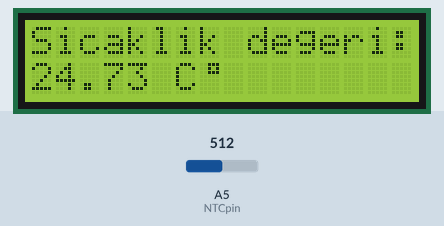
Recording of a sketch running on a simulated Arduino Uno, built with avr-gcc and run on an emulated ATmega328P. Shown: 16×2 character LCD. The inputs (shaded band) are chosen by the test bench; at power-on: A5 (NTCpin) = 512.

Above: at 1.2 s.
1.3 s: A5 (NTCpin) set to 371
At 1.9 s:
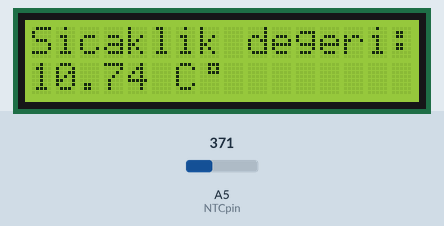
3.0 s: A5 (NTCpin) set to 348
At 4.2 s:
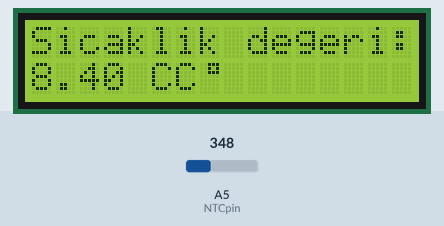
4.5 s: A5 (NTCpin) set to 280
At 5.7 s:
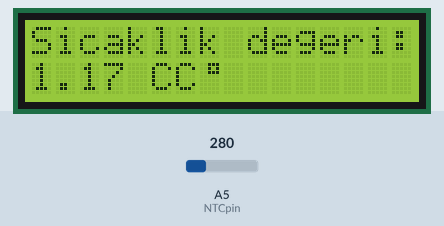
6.0 s: A5 (NTCpin) set to 253
At 7.2 s:
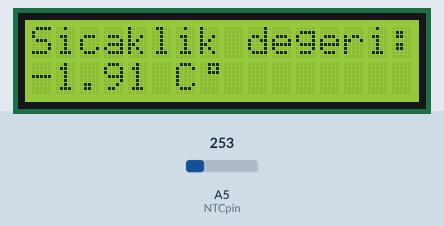
7.5 s: A5 (NTCpin) set to 202
At 8.6 s:
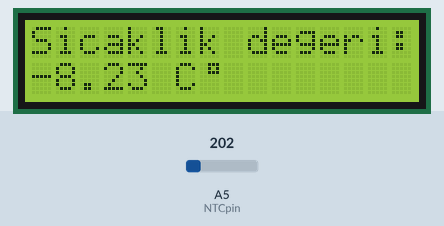
9.0 s: A5 (NTCpin) set to 180
At 9.9 s:
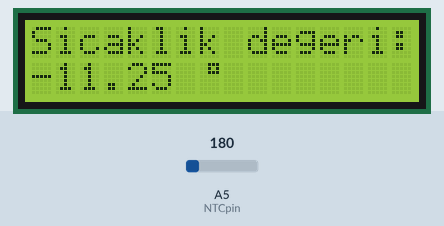
Timing chart, 0 to 11.6 s (numbered marks = the images above; inputs shaded):
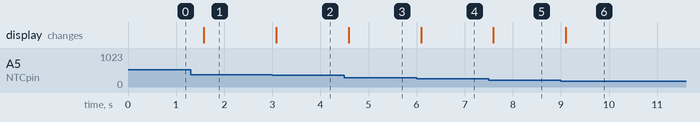

Measured:
- the behaviour switches between 364 and 363 on A5 (NTCpin) (found by bisection; images 1 and 2)
- the behaviour switches between 270 and 269 on A5 (NTCpin) (found by bisection; images 3 and 4)
- the behaviour switches between 189 and 188 on A5 (NTCpin) (found by bisection; images 5 and 6)
- after the input at 1.3 s, the display: changes after 0.27 s (image 1)
- after the input at 3.0 s, the display: changes after 0.08 s (image 2)
- after the input at 4.5 s, the display: changes after 0.09 s (image 3)
- after the input at 6.0 s, the display: changes after 0.09 s (image 4)
- after the input at 7.5 s, the display: changes after 0.10 s (image 5)
- after the input at 9.0 s, the display: changes after 0.10 s (image 6)

The sketch:

5.2.1.3._NTC_ile_olculen_sicakligi_LCD_ekrana_yazdirma.ino
```cpp
#include <LiquidCrystal.h> //LCD kütüphanesini ekler.

const int NTCpin = A5;  //NTC pini tanımlanır.

int deger; //NTC çıkışındaki büyüklüğü ölçmek için deger isminde bir değişken tanımlanır.
float direnc1 = 10000;  //direnc1 isminde değişkene 10000 rakamı atanır. (10K sabit direnç)
float logdirenc2, direnc2, sicaklik, santigrad; // değişkenler tanımlanır.
float sabit1 = 1.009249522e-03, sabit2 = 2.378405444e-04, sabit3 = 2.019202697e-07; //Ölçülen direnci sıcaklığa dönüştürücek olan formülde
//kullanılacak sabitler olan sabit1, sabit2,sabit3 değişken değerleri atanır.

const int rs = 12, en = 11, d4 = 5, d5 = 4, d6 = 3, d7 = 2;
LiquidCrystal lcd(rs, en, d4, d5, d6, d7);    // LCD pinlerinin Arduino UNO kartına bağlanacağı pinler tanımlanır

byte derece[8] = {
  0b00111,
  0b00101,
  0b00111,
  0b00000,
  0b00000,
  0b00000,
  0b00000,
  0b00000
};

void setup()
{

// derece karakteri oluşturulur
lcd.createChar(1, derece);

// LCD'inin sütun ve satır sayısı belirtilerek başlatılır.
lcd.begin(16, 2);
//Sıcaklık değeri mesajı ekrana yazdırılır.
lcd.print("Sicaklik degeri:");
}

void loop()
{
deger = analogRead(NTCpin);  //NTC çıkışından okunan analog sayı, deger isimli değişkene atanır.

direnc2 = direnc1 * (1023.0 / (float)deger - 1.0); //direnc2 değişkenine atanacak hesaplama yapılır.
logdirenc2 = log(direnc2); //direnc2 isimli değişkenin logaritması alınarak logdirenc2 isimli değişkene atanır.
sicaklik = (1.0 / (sabit1 + sabit2*logdirenc2 + sabit3*logdirenc2*logdirenc2*logdirenc2)); // kelvin cinsinden sıcaklık değeri hesaplanır.
santigrad = sicaklik - 273.15;//hesaplanan kelvin değeri santigrad değerine dönüştürülür.

// imleç (0,1)/2. satırdan başlatılır.
lcd.setCursor(0, 1);
// ölçülen sıcaklık değeri 2.satırda yazar.
lcd.print(santigrad);
lcd.print(" C");
lcd.setCursor(7, 1);
lcd.write((byte)1);
delay(500); //Her yarım saniyede değer okunur.
}
```
